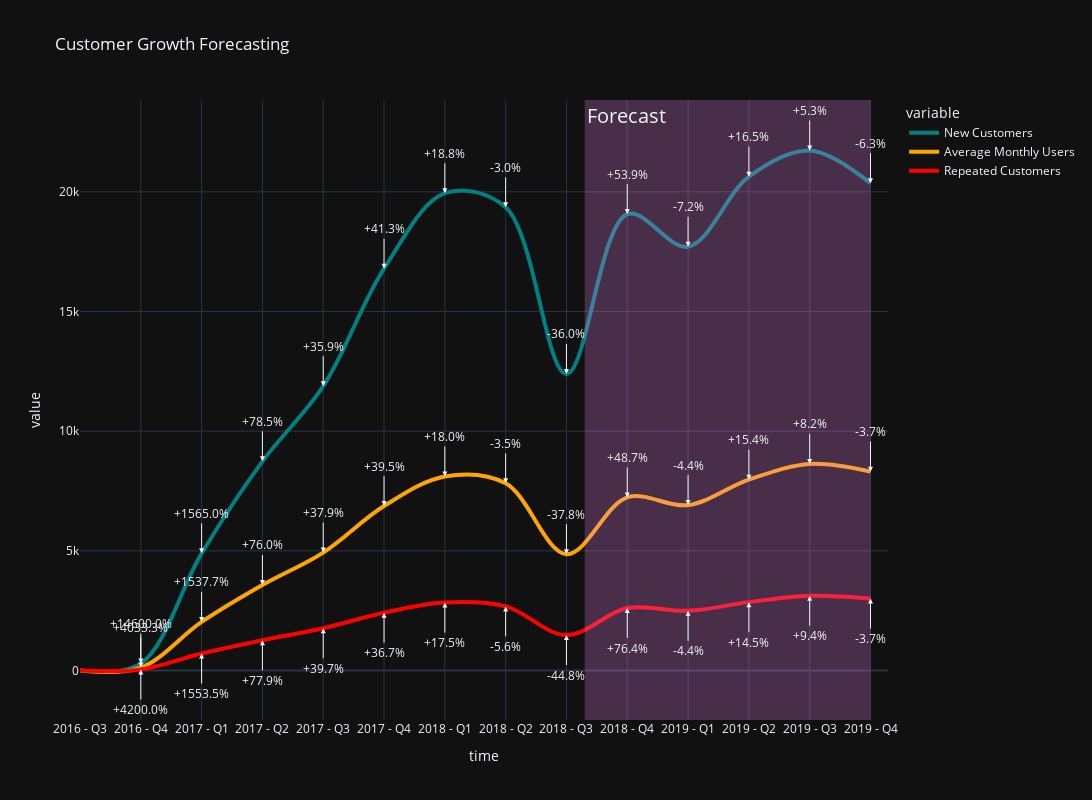

The notebook cell saved with this chart:
### Code cell
fig = px.line(forecast_growth, x='time', y=['new_customers','average_monthly_user','repeating_cust'], title='Customer Growth Forecasting',
              template='plotly_dark',width=1400,height=800)
fig.data[0].line.smoothing = True
fig.data[0].line.shape = 'spline'
fig.data[0].line.color = 'teal'
fig.data[0].line.width = 4
fig.data[0].name = 'New Customers'
fig.data[1].line.smoothing = True
fig.data[1].line.shape = 'spline'
fig.data[1].line.color = 'orange'
fig.data[1].name = 'Average Monthly Users'
fig.data[1].line.width = 4
fig.data[2].line.smoothing = True
fig.data[2].line.shape = 'spline'
fig.data[2].line.color = 'red'
fig.data[2].name = 'Repeated Customers'
fig.data[2].line.width = 4
fig.add_vrect(x0=8.3, x1=13, annotation_text="Forecast", annotation_position="top left", annotation=dict(font_size=20),
              fillcolor="violet", opacity=0.25, line_width=0)
annotations = []
for i in range(1, len(forecast_growth)):
    total_new = forecast_growth.iloc[i]['new_customers']
    total_amu = forecast_growth.iloc[i]['average_monthly_user']
    total_rep = forecast_growth.iloc[i]['repeating_cust']
    quarters = forecast_growth.iloc[i]['time']
    total_new_before = forecast_growth.iloc[i-1]['new_customers']
    total_amu_before = forecast_growth.iloc[i-1]['average_monthly_user']
    total_rep_before = forecast_growth.iloc[i-1]['repeating_cust']
    if total_new != 0 and total_new_before!= 0:
        perc_new = (total_new - total_new_before) / total_new_before * 100
        if perc_new != 0:
            if perc_new >= 0:
                annotation_new = f'+{perc_new:.1f}%'
            else:
                annotation_new = f'{perc_new:.1f}%'
            annotations.append(dict(x=quarters, y=total_new, text=annotation_new, showarrow=True, arrowhead=2, ax=0, ay=-40))
    if total_amu != 0 and total_amu_before!= 0:
        perc_amu = (total_amu - total_amu_before) / total_amu_before * 100
        if perc_amu != 0:
            if perc_amu >= 0:
                annotation_amu = f'+{perc_amu:.1f}%'
            else:
                annotation_amu = f'{perc_amu:.1f}%'
            annotations.append(dict(x=quarters, y=total_amu, text=annotation_amu, showarrow=True, arrowhead=2, ax=0, ay=-40))
    if total_rep != 0 and total_rep_before!= 0:
        perc_rep = (total_rep - total_rep_before) / total_rep_before * 100
        if perc_rep != 0:
            if perc_rep >= 0:
                annotation_rep = f'+{perc_rep:.1f}%'
            else:
                annotation_rep = f'{perc_rep:.1f}%'
            annotations.append(dict(x=quarters, y=total_rep, text=annotation_rep, showarrow=True, arrowhead=2, ax=0, ay=40))
for annotation in annotations:
    fig.add_annotation(annotation)
fig.show()

### Figure 1 — Plotly figure (JSON) as saved in the notebook; plotly's stock layout.template omitted (floating-point values rounded to 4 significant figures)
{"data": [{"hovertemplate": "variable=new_customers<br>time=%{x}<br>value=%{y}<extra></extra>", "legendgroup": "new_customers", "line": {"color": "teal", "dash": "solid", "shape": "spline", "smoothing": true, "width": 4}, "marker": {"symbol": "circle"}, "mode": "lines", "name": "New Customers", "orientation": "v", "showlegend": true, "type": "scatter", "x": ["2016 - Q3", "2016 - Q4", "2017 - Q1", "2017 - Q2", "2017 - Q3", "2017 - Q4", "2018 - Q1", "2018 - Q2", "2018 - Q3", "2018 - Q4", "2019 - Q1", "2019 - Q2", "2019 - Q3", "2019 - Q4"], "xaxis": "x", "y": [2, 294, 4895, 8739, 11878, 16787, 19942, 19351, 12390, 19070.0, 17710.0, 20630.0, 21730.0, 20360.0], "yaxis": "y"}, {"hovertemplate": "variable=average_monthly_user<br>time=%{x}<br>value=%{y}<extra></extra>", "legendgroup": "average_monthly_user", "line": {"color": "orange", "dash": "solid", "shape": "spline", "smoothing": true, "width": 4}, "marker": {"symbol": "circle"}, "mode": "lines", "name": "Average Monthly Users", "orientation": "v", "showlegend": true, "type": "scatter", "x": ["2016 - Q3", "2016 - Q4", "2017 - Q1", "2017 - Q2", "2017 - Q3", "2017 - Q4", "2018 - Q1", "2018 - Q2", "2018 - Q3", "2018 - Q4", "2019 - Q1", "2019 - Q2", "2019 - Q3", "2019 - Q4"], "xaxis": "x", "y": [3, 124, 2031.0, 3574.0, 4928.0, 6873.0, 8108, 7822.0, 4862.0, 7230.0, 6911.0, 7975.0, 8629.0, 8309.0], "yaxis": "y"}, {"hovertemplate": "variable=repeating_cust<br>time=%{x}<br>value=%{y}<extra></extra>", "legendgroup": "repeating_cust", "line": {"color": "red", "dash": "solid", "shape": "spline", "smoothing": true, "width": 4}, "marker": {"symbol": "circle"}, "mode": "lines", "name": "Repeated Customers", "orientation": "v", "showlegend": true, "type": "scatter", "x": ["2016 - Q3", "2016 - Q4", "2017 - Q1", "2017 - Q2", "2017 - Q3", "2017 - Q4", "2018 - Q1", "2018 - Q2", "2018 - Q3", "2018 - Q4", "2019 - Q1", "2019 - Q2", "2019 - Q3", "2019 - Q4"], "xaxis": "x", "y": [1, 43, 711, 1265, 1767, 2415, 2837, 2679, 1480, 2611.0, 2495, 2857.0, 3124.0, 3009.0], "yaxis": "y"}], "layout": {"annotations": [{"font": {"size": 20}, "showarrow": false, "text": "Forecast", "x": 8.3, "xanchor": "left", "xref": "x", "y": 1, "yanchor": "top", "yref": "y domain"}, {"arrowhead": 2, "ax": 0, "ay": -40, "showarrow": true, "text": "+14600.0%", "x": "2016 - Q4", "y": 294}, {"arrowhead": 2, "ax": 0, "ay": -40, "showarrow": true, "text": "+4033.3%", "x": "2016 - Q4", "y": 124}, {"arrowhead": 2, "ax": 0, "ay": 40, "showarrow": true, "text": "+4200.0%", "x": "2016 - Q4", "y": 43}, {"arrowhead": 2, "ax": 0, "ay": -40, "showarrow": true, "text": "+1565.0%", "x": "2017 - Q1", "y": 4895}, {"arrowhead": 2, "ax": 0, "ay": -40, "showarrow": true, "text": "+1537.7%", "x": "2017 - Q1", "y": 2031.0}, {"arrowhead": 2, "ax": 0, "ay": 40, "showarrow": true, "text": "+1553.5%", "x": "2017 - Q1", "y": 711}, {"arrowhead": 2, "ax": 0, "ay": -40, "showarrow": true, "text": "+78.5%", "x": "2017 - Q2", "y": 8739}, {"arrowhead": 2, "ax": 0, "ay": -40, "showarrow": true, "text": "+76.0%", "x": "2017 - Q2", "y": 3574.0}, {"arrowhead": 2, "ax": 0, "ay": 40, "showarrow": true, "text": "+77.9%", "x": "2017 - Q2", "y": 1265}, {"arrowhead": 2, "ax": 0, "ay": -40, "showarrow": true, "text": "+35.9%", "x": "2017 - Q3", "y": 11878}, {"arrowhead": 2, "ax": 0, "ay": -40, "showarrow": true, "text": "+37.9%", "x": "2017 - Q3", "y": 4928.0}, {"arrowhead": 2, "ax": 0, "ay": 40, "showarrow": true, "text": "+39.7%", "x": "2017 - Q3", "y": 1767}, {"arrowhead": 2, "ax": 0, "ay": -40, "showarrow": true, "text": "+41.3%", "x": "2017 - Q4", "y": 16787}, {"arrowhead": 2, "ax": 0, "ay": -40, "showarrow": true, "text": "+39.5%", "x": "2017 - Q4", "y": 6873.0}, {"arrowhead": 2, "ax": 0, "ay": 40, "showarrow": true, "text": "+36.7%", "x": "2017 - Q4", "y": 2415}, {"arrowhead": 2, "ax": 0, "ay": -40, "showarrow": true, "text": "+18.8%", "x": "2018 - Q1", "y": 19942}, {"arrowhead": 2, "ax": 0, "ay": -40, "showarrow": true, "text": "+18.0%", "x": "2018 - Q1", "y": 8108}, {"arrowhead": 2, "ax": 0, "ay": 40, "showarrow": true, "text": "+17.5%", "x": "2018 - Q1", "y": 2837}, {"arrowhead": 2, "ax": 0, "ay": -40, "showarrow": true, "text": "-3.0%", "x": "2018 - Q2", "y": 19351}, {"arrowhead": 2, "ax": 0, "ay": -40, "showarrow": true, "text": "-3.5%", "x": "2018 - Q2", "y": 7822.0}, {"arrowhead": 2, "ax": 0, "ay": 40, "showarrow": true, "text": "-5.6%", "x": "2018 - Q2", "y": 2679}, {"arrowhead": 2, "ax": 0, "ay": -40, "showarrow": true, "text": "-36.0%", "x": "2018 - Q3", "y": 12390}, {"arrowhead": 2, "ax": 0, "ay": -40, "showarrow": true, "text": "-37.8%", "x": "2018 - Q3", "y": 4862.0}, {"arrowhead": 2, "ax": 0, "ay": 40, "showarrow": true, "text": "-44.8%", "x": "2018 - Q3", "y": 1480}, {"arrowhead": 2, "ax": 0, "ay": -40, "showarrow": true, "text": "+53.9%", "x": "2018 - Q4", "y": 19070.0}, {"arrowhead": 2, "ax": 0, "ay": -40, "showarrow": true, "text": "+48.7%", "x": "2018 - Q4", "y": 7230.0}, {"arrowhead": 2, "ax": 0, "ay": 40, "showarrow": true, "text": "+76.4%", "x": "2018 - Q4", "y": 2611.0}, {"arrowhead": 2, "ax": 0, "ay": -40, "showarrow": true, "text": "-7.2%", "x": "2019 - Q1", "y": 17710.0}, {"arrowhead": 2, "ax": 0, "ay": -40, "showarrow": true, "text": "-4.4%", "x": "2019 - Q1", "y": 6911.0}, {"arrowhead": 2, "ax": 0, "ay": 40, "showarrow": true, "text": "-4.4%", "x": "2019 - Q1", "y": 2495}, {"arrowhead": 2, "ax": 0, "ay": -40, "showarrow": true, "text": "+16.5%", "x": "2019 - Q2", "y": 20630.0}, {"arrowhead": 2, "ax": 0, "ay": -40, "showarrow": true, "text": "+15.4%", "x": "2019 - Q2", "y": 7975.0}, {"arrowhead": 2, "ax": 0, "ay": 40, "showarrow": true, "text": "+14.5%", "x": "2019 - Q2", "y": 2857.0}, {"arrowhead": 2, "ax": 0, "ay": -40, "showarrow": true, "text": "+5.3%", "x": "2019 - Q3", "y": 21730.0}, {"arrowhead": 2, "ax": 0, "ay": -40, "showarrow": true, "text": "+8.2%", "x": "2019 - Q3", "y": 8629.0}, {"arrowhead": 2, "ax": 0, "ay": 40, "showarrow": true, "text": "+9.4%", "x": "2019 - Q3", "y": 3124.0}, {"arrowhead": 2, "ax": 0, "ay": -40, "showarrow": true, "text": "-6.3%", "x": "2019 - Q4", "y": 20360.0}, {"arrowhead": 2, "ax": 0, "ay": -40, "showarrow": true, "text": "-3.7%", "x": "2019 - Q4", "y": 8309.0}, {"arrowhead": 2, "ax": 0, "ay": 40, "showarrow": true, "text": "-3.7%", "x": "2019 - Q4", "y": 3009.0}], "height": 800, "legend": {"title": {"text": "variable"}, "tracegroupgap": 0}, "shapes": [{"fillcolor": "violet", "line": {"width": 0}, "opacity": 0.25, "type": "rect", "x0": 8.3, "x1": 13, "xref": "x", "y0": 0, "y1": 1, "yref": "y domain"}], "title": {"text": "Customer Growth Forecasting"}, "width": 1400, "xaxis": {"anchor": "y", "domain": [0, 1], "title": {"text": "time"}}, "yaxis": {"anchor": "x", "domain": [0, 1], "title": {"text": "value"}}}}
